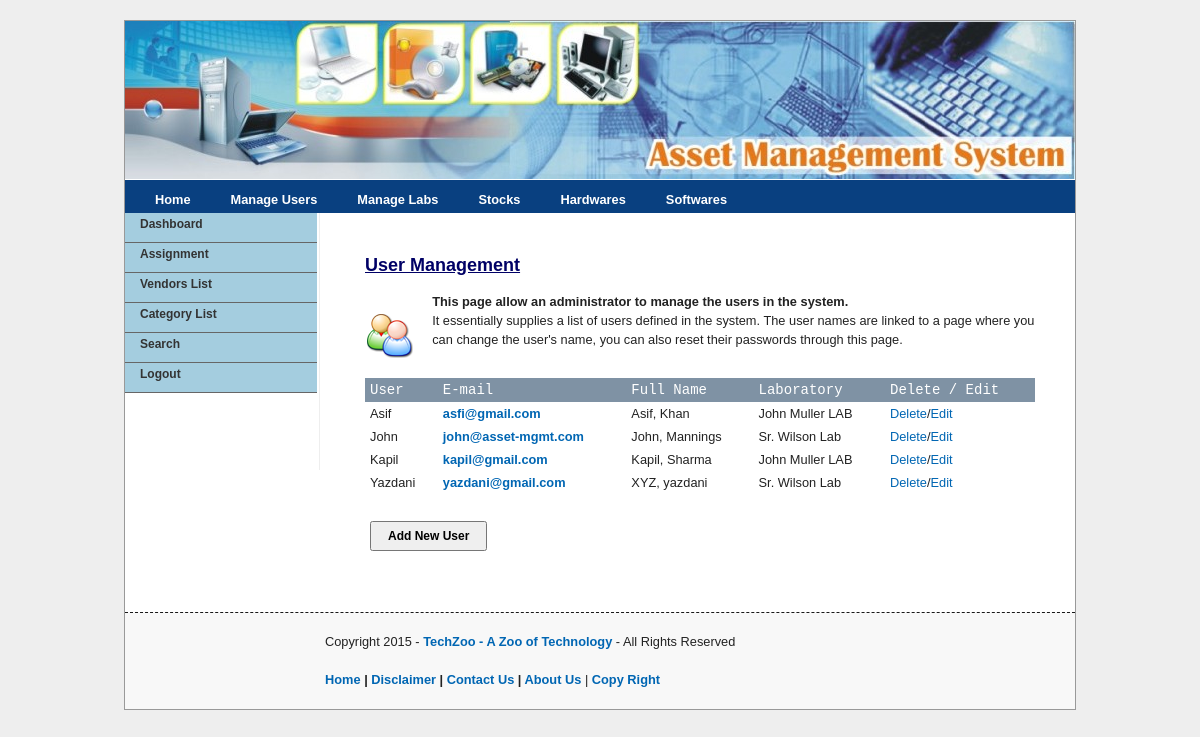
The app's page /user/index.php (signed in) with its own data.
### tables this page shows
CREATE TABLE IF NOT EXISTS `tbl_users` (
  `uid` int(10) NOT NULL auto_increment,
  `uname` varchar(40) NOT NULL,
  `pwd` varchar(40) NOT NULL,
  `email` varchar(50) NOT NULL,
  `fname` varchar(50) NOT NULL,
  `lname` varchar(50) NOT NULL,
  `bdate` varchar(50) NOT NULL,
  `utype` varchar(10) NOT NULL,
  `did` int(10) NOT NULL,
  PRIMARY KEY  (`uid`)
);

CREATE TABLE IF NOT EXISTS `tbl_depts` (
  `id` int(10) NOT NULL auto_increment,
  `lname` varchar(100) NOT NULL,
  `room_name` varchar(100) NOT NULL,
  `floor` varchar(10) NOT NULL,
  `building` varchar(100) NOT NULL,
  PRIMARY KEY  (`id`)
);

### user/index.php (called while the page is built, shortened)
<?php
require_once '../template.php';
?>

### library/database.php (called while the page is built, shortened)
<?php
function dbQuery($sql)
{
	$result = mysql_query($sql) or die(mysql_error());
	return $result;
}
function dbFetchAssoc($result)
{
	return mysql_fetch_assoc($result);
}
?>

### user/list.php (the view, shortened to what this page needs)
<?php
$sql = "SELECT u.uid, u.uname, u.email, u.fname, u.lname, d.lname AS dname
        FROM tbl_users u,
		tbl_depts d
		WHERE u.utype != 'ADMIN' AND u.did = d.id
		ORDER BY uname";
$result = dbQuery($sql);
?>
<div class="prepend-1 span-17">
<p>&nbsp;</p>
<h2 class="catHead">User Management</h2>
<p><img src="images/users.png" class="left"/>
<strong>This page allow an administrator to manage the users in the system.</strong>
<br/>
It essentially supplies a list of users defined in the system. The user names are linked to a page where you can change the user's name, you can also reset their passwords through this page.
</p>
<form action="processUser.php?action=addUser" method="post"  name="frmListUser" id="frmListUser">
 <table  border="0" align="center" cellpadding="2" cellspacing="1" class="text">
  <tr align="center" id="listTableHeader">
   <td>User</td>
   <td>E-mail</td>
   <td>Full Name</td>
   <td>Laboratory</td>
   <td>Delete&nbsp;/&nbsp;Edit</td>
  </tr>
<?php
while($row = dbFetchAssoc($result)) {
	extract($row);
?>
  <tr>
   <td><?php echo ucfirst($uname); ?></td>
   <td align="center"><a href="mailto:<?php echo $email; ?>"><?php echo $email; ?></a></td>
   <td align="center"><?php echo ucfirst($fname.", ".$lname); ?></td>
   <td align="center"><?php echo $dname; ?></td>
   <td align="center"><a  style="font-weight:normal;" href="javascript:deleteUser(<?php echo $uid; ?>);">Delete</a>/<a  style="font-weight:normal;" href="javascript:editUser(<?php echo $uid; ?>);">Edit</a></td>
  </tr>
<?php
}
?>
  <tr>
   <td colspan="5">&nbsp;</td>
  </tr>
  <tr>
   <td colspan="5" align="right"><input name="btnAddUser" type="button" id="btnAddUser" value="Add New User"  class="button" onClick="addUser()"></td>
  </tr>
 </table>
 <p>&nbsp;</p>
</form>
</div>

### css/screen.css (style rules this page uses)
html, body, div, span, object, iframe, h1, h2, h3, h4, h5, h6, p, blockquote, pre, a, abbr, acronym, address, code, del, dfn, em, img, q, dl, dt, dd, ol, ul, li, fieldset, form, label, legend, table, caption, tbody, tfoot, thead, tr, th, td { margin:0;padding:0;border:0;font-weight:inherit;font-style:inherit;font-size:100%;font-family:inherit;vertical-align:baseline; }
body { line-height:1.5; }
table { border-collapse:separate;border-spacing:0; }
caption, th, td { text-align:left;font-weight:normal; }
table, td, th { vertical-align:middle; }
body { font-size:80%;color:#222;background:#fff;font-family: Verdana, Helvetica, sans-serif; }
h1, h2, h3, h4, h5, h6 { font-weight:normal;color:#111; }
h2 { font-size:2em;margin-bottom:0.75em; }
p { margin:0 0 1.5em; }
p img.left { float:left;margin:1.5em 1.5em 1.5em 0;padding:0; }
a { color:#0066B3;text-decoration:underline;font-weight:bold; }
strong { font-weight:bold; }
table { margin-bottom:1.4em;width:100%; }
th, td, caption { padding:4px 10px 4px 5px; }
.column, div.span-1, div.span-2, div.span-3, div.span-4, div.span-5, div.span-6, div.span-7, div.span-8, div.span-9, div.span-10, div.span-11, div.span-12, div.span-13, div.span-14, div.span-15, div.span-16, div.span-17, div.span-18, div.span-19, div.span-20, div.span-21, div.span-22, div.span-23, div.span-24 { float:left;margin-right:10px; }
.span-17 { width:670px; }
.prepend-1 { padding-left:40px; }

### css/menu.css (style rules this page uses)
.button { padding:2px 16px; height:30px; font-weight:bold; font-family:Verdana, Arial, Helvetica, sans-serif; font-size:12px; }
#listTableHeader { font-family:"Courier New", Courier, mono; font-size: 14px;color: #FFFFFF; background-color: #7F92A4;font-weight:bold;background-position: center; }
.catHead { font-size:18px; color:#000066; font-weight:bold; text-decoration:underline; }

### template.php (style rules this page uses)
body { margin-top:20px; margin-bottom:20px;background-color:#EEEEEE; }
a { text-decoration:none; }

### records on screen
tbl_users: uname "Asif", email "asfi@gmail.com", fname+lname "Asif, Khan", tbl_depts.lname "John Muller LAB"
tbl_users: uname "John", email "john@asset-mgmt.com", fname+lname "John, Mannings", tbl_depts.lname "Sr. Wilson Lab"
tbl_users: uname "Kapil", email "kapil@gmail.com", fname+lname "Kapil, Sharma", tbl_depts.lname "John Muller LAB"
tbl_users: uname "Yazdani", email "yazdani@gmail.com", fname+lname "XYZ, yazdani", tbl_depts.lname "Sr. Wilson Lab"
